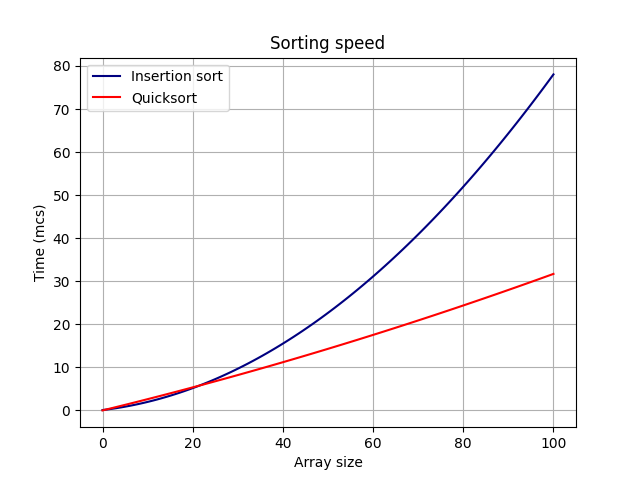

This chart was generated by the following Python code:
import numpy as np
import matplotlib.pyplot as plt


def read_values(filename):
    xs, ys = [], []
    with open(filename, 'r') as f:
        for line in f:
            x, y = line.strip().split()
            xs.append(int(x)) 
            ys.append(float(y))
            xs.append(0)
            ys.append(0)
              
    return np.array(xs), np.array(ys)


# Insertion sort
ix, iy = read_values('isort.txt')
ip = np.polyfit(ix, iy, 2)

# Quicksort
qx, qy = read_values('qsort.txt')
qp = np.polyfit(qx, qy, 2)


#Drawing the plot
fig = plt.figure()
x = np.linspace(0, 100, 100)

plt.title('Sorting speed')
plt.xlabel('Array size')
plt.ylabel('Time (mcs)')
plt.grid()

plt.plot(x, np.polyval(ip, x), color='navy', label='Insertion sort')
plt.plot(x, np.polyval(qp, x), color='red', label='Quicksort')

plt.legend()
plt.show()
